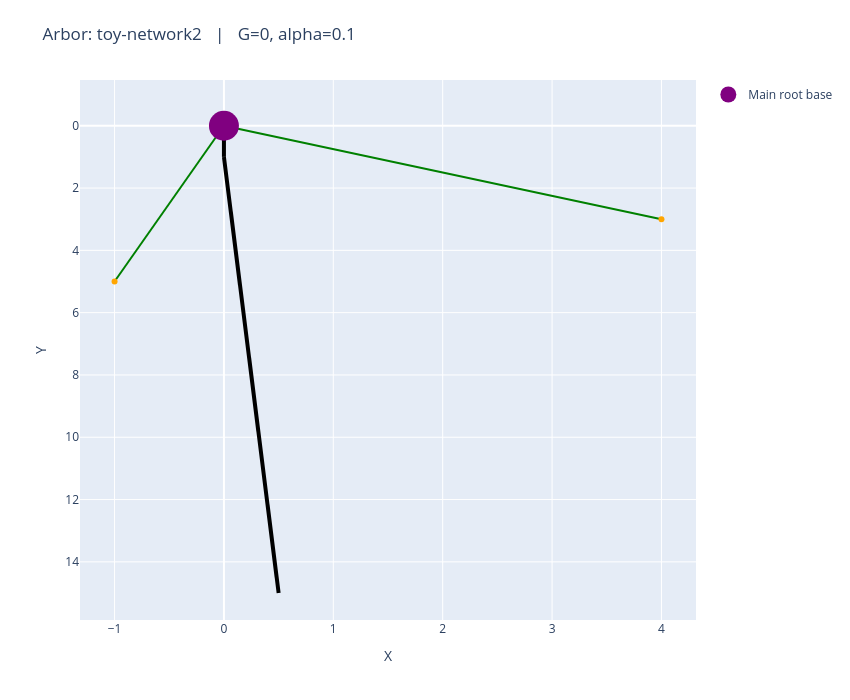

The cell this chart's notebook holds for it:
### Code cell
toy = toy_network()
toy2 = toy_network2()
plot_arbors(toy2, 0, .1)

### Figure 1 — Plotly figure (JSON) as saved in the notebook; plotly's stock layout.template omitted (floating-point values rounded to 4 significant figures)
{"data": [{"line": {"color": "black", "width": 4}, "mode": "lines", "showlegend": false, "type": "scatter", "x": [0, 0], "y": [0, 1]}, {"line": {"color": "black", "width": 4}, "mode": "lines", "showlegend": false, "type": "scatter", "x": [0, 0.5], "y": [1, 15]}, {"line": {"color": "green", "width": 2}, "mode": "lines", "showlegend": false, "type": "scatter", "x": [4, 0], "y": [3, 0]}, {"line": {"color": "green", "width": 2}, "mode": "lines", "showlegend": false, "type": "scatter", "x": [-1, 0], "y": [5, 0]}, {"marker": {"color": "orange"}, "mode": "markers", "showlegend": false, "type": "scatter", "x": [4], "y": [3]}, {"marker": {"color": "orange"}, "mode": "markers", "showlegend": false, "type": "scatter", "x": [-1], "y": [5]}, {"marker": {"color": "purple", "size": 30}, "mode": "markers", "name": "Main root base", "type": "scatter", "x": [0], "y": [0]}], "layout": {"annotations": [{"font": {"size": 14}, "showarrow": false, "text": "", "x": 0.5, "xref": "paper", "y": -0.1, "yref": "paper"}], "height": 700, "margin": {"b": 80, "t": 80}, "title": {"text": "Arbor: toy-network2   |   G=0, alpha=0.1"}, "width": 850, "xaxis": {"title": {"text": "X"}}, "yaxis": {"autorange": "reversed", "title": {"text": "Y"}}}}
